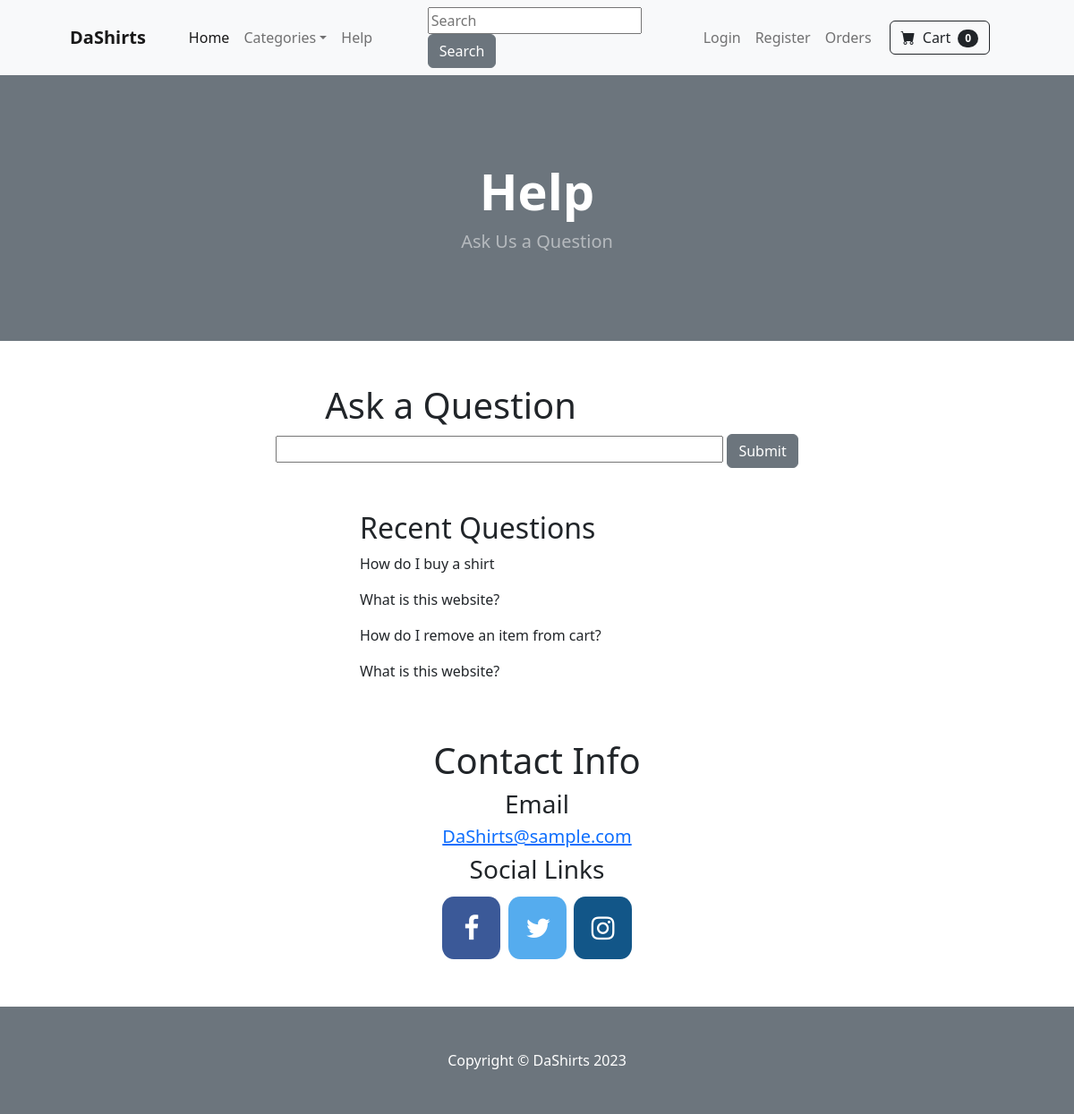
The page /help/ on the database as committed earlier.
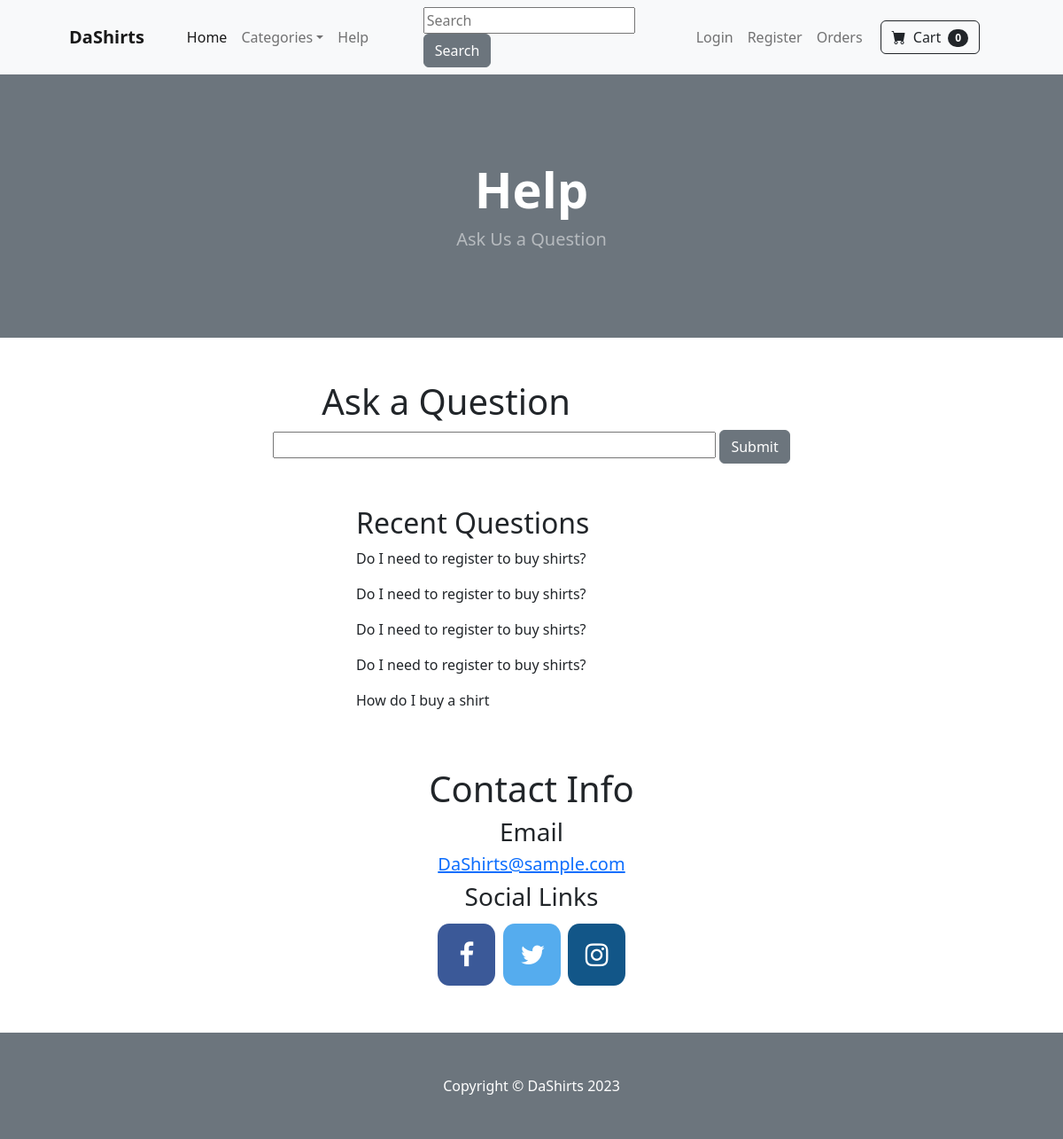
The same page on the database as committed later.
### store/models.py (models this page shows, shortened)
class Help(models.Model):
    question_text = models.CharField(max_length=1000)
    pub_date = models.DateTimeField(auto_now_add=True)

### store/views.py (the view)
# urls.py: path('help/',views.help,name='help'),
def help(request):
    questions = Help.objects.all().order_by('-id')
    if request.method == 'POST':
        form = HelpForm(request.POST)
        if form.is_valid():
            form.save()
            form = HelpForm()
    else:
        form = HelpForm()
    return render(request, 'help.html', {'form': form, 'questions': questions[:5]})

### store/forms.py
class HelpForm(forms.ModelForm):
    class Meta:
        model = Help
        fields = ['question_text']
        widgets = {
            'question_text': forms.TextInput(attrs={'style': 'width: 500px;'}),
        }

### store/templates/help.html (shortened to what this page needs)
{% extends 'base.html' %}
{% block content %}
<header class="bg-secondary py-5">
    <div class="container px-4 px-lg-5 my-5">
        <div class="text-center text-white">
            <h1 class="display-4 fw-bolder">Help</h1>
            <p class="lead fw-normal text-white-50 mb-0">Ask Us a Question</p>
        </div>
    </div>
</header>
<div class="container">
    <div class="row">
        <center>
            <div class="col-8">
                <br/><br/>
                <h1 align="left">&nbsp;&nbsp;&nbsp;&nbsp;&nbsp;&nbsp;&nbsp;&nbsp;&nbsp;&nbsp;&nbsp;&nbsp;&nbsp;Ask a Question</h1>
                <form method="post" action="">
                    {{ form.question_text }}
                    <button type="submit" class="btn btn-secondary">Submit</button>
                </form>
                <br/><br/>
            </div>
        </center>
    </div>
    <div class="row">
        <center>
            <div align="left" style="padding-left:360px">
            <h2>Recent Questions</h2>
            {% for question in questions %}
                <p>{{ question.question_text }}</p>
            {% endfor %}
    </center>
    </div>
    <br/><br/>
    <div class="row">
        <center>
        <h1>Contact Info</h1>
        <h3>Email</h3>
        <h5><a href=mailto:DaShirts@sample.com>DaShirts@sample.com</a></h5>
        <h3>Social Links</h3>
        <a href="https://www.facebook.com/" class="fa fa-facebook"></a>
        <a href="https://twitter.com/" class="fa fa-twitter"></a>
        <a href="https://www.instagram.com/" class="fa fa-instagram"></a>
        </center>
    </div>
    <br/><br/>
</div>
{% endblock %}

Rows that differ between the two databases and show on the page:
no longer on this page (row unchanged): Help: question_text "What is this website?"
no longer on this page (row unchanged): Help: question_text "How do I remove an item from cart?"
no longer on this page (row unchanged): Help: question_text "What is this website?"
added Help: question_text "Do I need to register to buy shirts?"
added Help: question_text "Do I need to register to buy shirts?"
added Help: question_text "Do I need to register to buy shirts?"
added Help: question_text "Do I need to register to buy shirts?"
